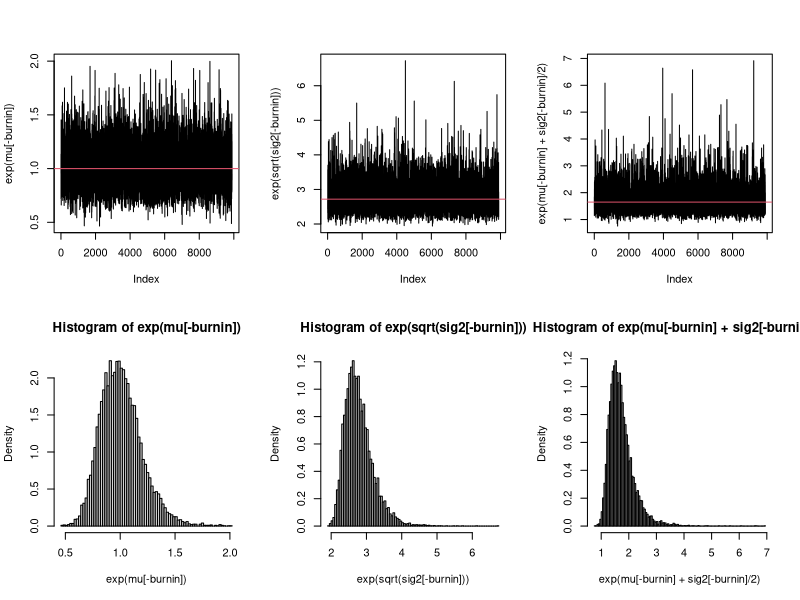
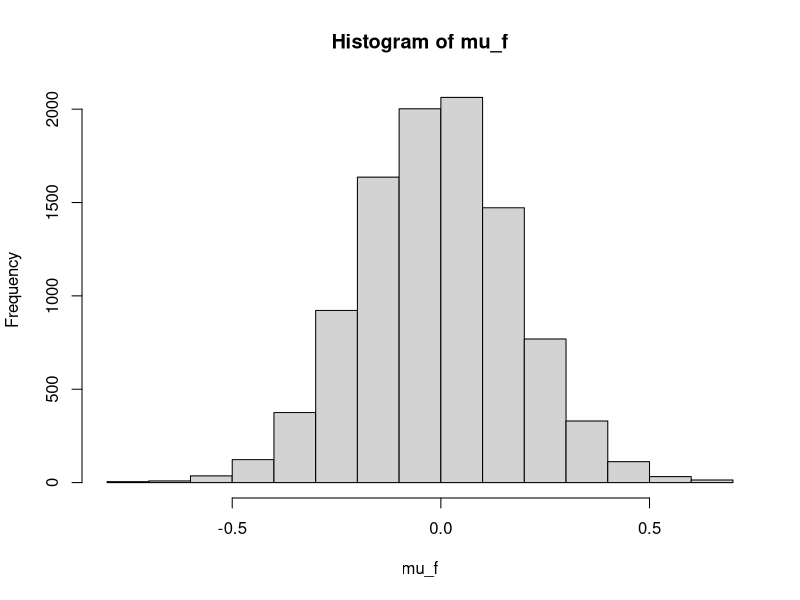
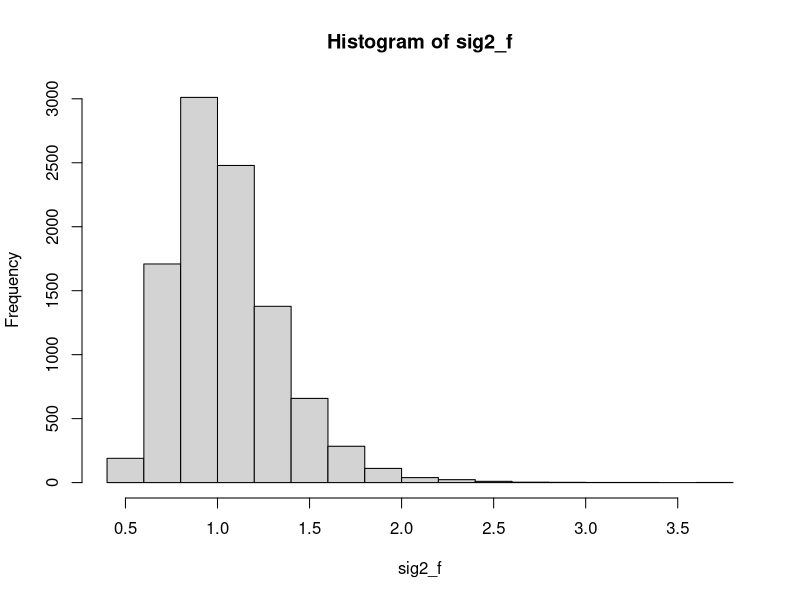

Here is the R script that generated these plots, in order:
rm(list=ls())
############
#Get Data
############
set.seed(525)
mu.true=0 ## these are true parameters that we need to estimate using data Y 
sig2.true=1

n=30 
Y=rnorm(n = n,
        mean = mu.true,
        sd = sqrt(sig2.true)
        )

############
#Set up priors
############
theta=0
tau2=100000 #proper, but not very informative prior for mu; we assume that mean is distributed around 
  # zero, but with huge variance 
  # variance is huge => prior is non informative 

a=0.001
b=0.001  #common noninformative prior for sig2, this will be some gamma 


############
#Initialize Gibbs Sampler
############
nits=10000 # will use 10,000 steps/iterations to get posterior distributions of Mean and Variance of Distribution wehre Y came from 

mu=sig2=rep(NA,nits)

### these are extremely wrong, but because the 
### problem is relatively simple, so this does not matter in the end 

## these are just our point estimate~guesses at what the true parameters are 
mu[1]=10000 #mean(Y)    #seems like logical initial values      
sig2[1]=200 #var(Y)


############
# this is the sampler now 

for(it in 2:nits){
  #########
  #update mu
  ########
  mumean=(tau2*mean(Y) + sig2[it-1]/n * theta)/(tau2 + sig2[it-1]/n) # calculate updated mean of mu distribution 
    # recall: mu is the mean of distribution that generated values of Y 
    # but, in Bayes inference, we need to get distribution of MU - true mean of Y 
    # we need to get distribution of values of MU 
    # this parameter is the mean of distribution of MU 
  
    # how we calculated it?? we use proportional argument and derive by hand what 
    # parameters distribution of mu must have 
    # it depends of observed mean of Y, 
    # prior assumed variance (standard error) of MU distribution,  
    # prior assumed mean of MU distribution, 
  
    # most recent estimate of the variance of Y
  
  muvar =(tau2 * sig2[it-1]/n) / (tau2 + sig2[it-1]/n)
    # now we need to estimate variance of distirbution of MU 
    # again, it is expressed as some formula that we derived by hand 
  
  mu[it]=rnorm(1,mumean,sqrt(muvar))
    # now using updated values of parameters of distribution of MU, get one value of MU, and save it 
    # these values will eventually form posterior sampling distributions of MU, which we will do inference on 
  
  #########
  #update sig2
  #########
  
  # same idea, no reason to comment on this 
  sig2[it]=1/rgamma(1,n/2+a,sum( (Y-mu[it])^2 )/2 + b)
  
  
}

burnin=1:100

par(mfrow=c(2,3))
plot(exp(mu[-burnin]),type='l'); abline(h=exp(mu.true),col=2)
plot(exp(sqrt(sig2[-burnin])),type='l'); abline(h=exp(sqrt(sig2.true)),col=2)
plot(exp(mu[-burnin]+sig2[-burnin]/2),type='l'); abline(h=exp(mu.true+sig2.true/2),col=2)
hist(exp(mu[-burnin]),breaks=100,freq=FALSE)
hist(exp(sqrt(sig2[-burnin])),breaks=100,freq=FALSE)
hist(exp(mu[-burnin]+sig2[-burnin]/2),breaks=100,freq=FALSE)

dev.off()

## after filtering out bad burn in values, we get a symmetric normal distribution of the parameter MU: 
#     which goverens distirubiton of values of Y 
mu_f <- mu[-burnin]
hist(mu_f)  
summary(mu_f)
sd(mu_f)
mean(mu_f)
median(mu_f)

sig2_f <- sig2[-burnin]
hist(sig2_f)  
summary(sig2_f)
mean(sig2_f)
median(sig2_f)

### recall: true values of MU and SIGMA for distirbution of Y were 0 and 1 respectively 
### this is what we get here, which is great. 

##### In slides, week2_lecture1: page 22 shows how we get formulas for updating mu and sigma values 

